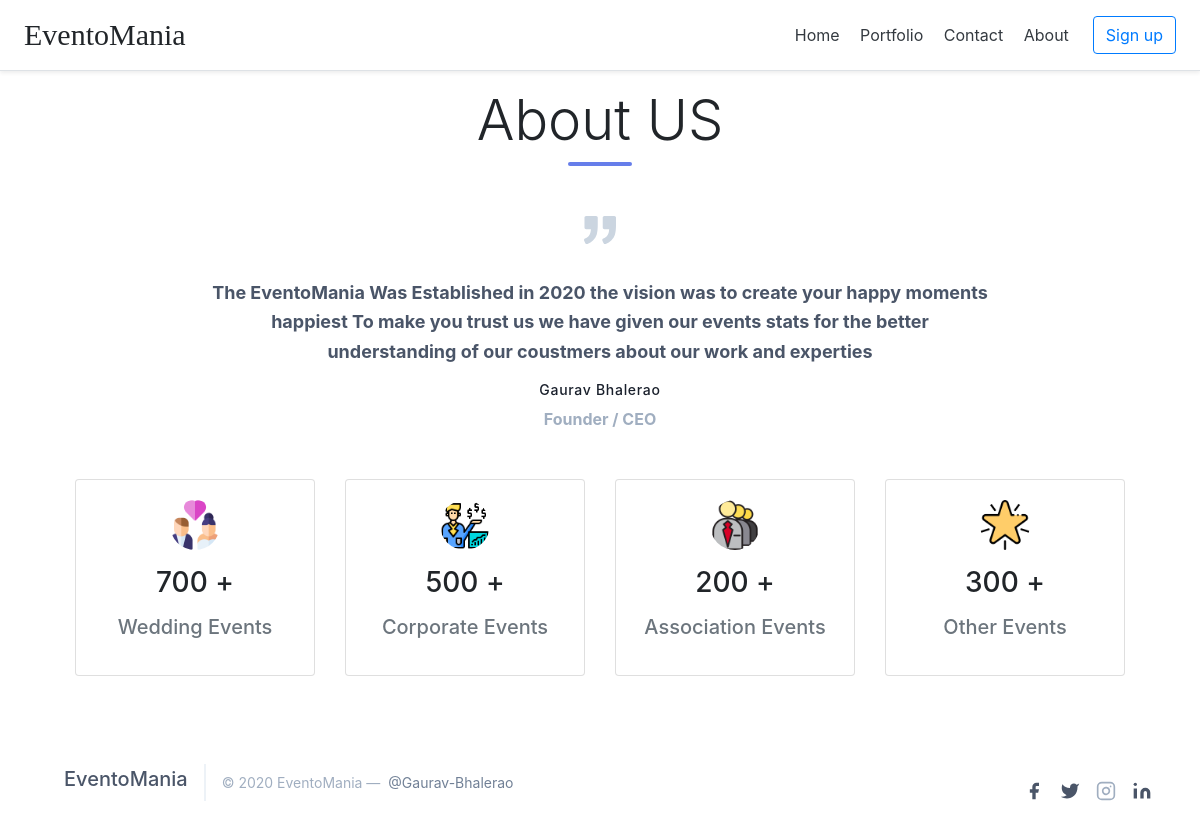
The page /about/ on the database its author committed.
### Evento/models.py (models this page shows, shortened)
class EventStat(models.Model) :
    ES_id = models.AutoField(primary_key=True)
    ES_heading = models.CharField(max_length=100)
    ES_count = models.IntegerField()
    ES_img = models.ImageField(upload_to="Evento/images")

### Evento/views.py (the view)
# urls.py: path("about/",views.about,name = "about"),
def about(request) :
    eventstats = EventStat.objects.all()    # Grabbing All Objects From EventStat Model and Storing In Object
    para = {'eventstat' : eventstats}       # Passing That To an Variable of Dictionary
    return render(request, 'about.html',para)   # Passing Dictionary Variable To render

### templates/about.html (shortened to what this page needs)
{% extends 'basic.html' %}
{% block body %}
{% load static %}
<link rel="stylesheet" href="{% static 'CSS/about.css' %}">
<section class="about-body">
<div class="flex flex-col text-center w-full mb-5">
  <h1 class="display-4"> About US </h1>
  <div class="flex justify-center">
      <div class="w-16 h-1 rounded-full bg-indigo-500 inline-flex"></div>
  </div>
</div>
<section class="container-fluid">
  <section class="container-fluid text-gray-700 body-font">
    <div class="container-fluid px-5 py-0 mx-auto">
      <div class="xl:w-1/2 lg:w-3/4 w-full mx-auto text-center">
        <p class="leading-relaxed text-lg"> <b> The EventoMania Was Established in 2020 the vision was to create your happy moments happiest To make you trust us we have given our events stats for the better understanding of our coustmers about our work and experties</b></p>
        <h2 class="text-gray-900 font-medium title-font tracking-wider text-sm ">Gaurav Bhalerao</h2>
        <p class="text-gray-500"><b> Founder / CEO </b></p>
      </div>
    </div>
  </section>
  <section class="container mx-auto my-5">
    <div class="row container mx-auto">
      {% for i in eventstat %}
      <div class="col-lg-3 col-md-3">
        <div class="card text-center">
          <div class="card-body text-center">
            <img src="/media/{{i.ES_img}}" class="mx-auto" height="50px" width="50px" style="border-radius: 50%;"/>
            <h3 class="card-title my-3 "> {{i.ES_count}} + </h3>
            <p class="card-text"><h5 class="text-muted"> {{i.ES_heading}} </h5></p>
          </div>
        </div>
      </div>
      {% endfor %}
    </div>
  </section>
</section>
{% endblock %}

### templates/basic.html (shortened to what this page needs)
<!DOCTYPE html>
<html lang="en">
<head>
    <link href="https://unpkg.com/tailwindcss@^1.0/dist/tailwind.min.css" rel="stylesheet">
    <link rel="stylesheet" href="https://stackpath.bootstrapcdn.com/bootstrap/4.5.0/css/bootstrap.min.css">
</head>
<body>
{% load static %}
<header class="sticky-top">
    <div class="d-flex flex-column flex-md-row align-items-center p-3 px-md-4 mb-3 bg-white border-bottom shadow-sm">
        <h5 class="my-0 mr-md-auto font-weight-normal LogoName"> EventoMania </h5>
        <nav class="my-2 my-md-0 mr-md-3">
          <a class="p-2 text-dark" id="n1" href="/">Home </a>
          <a class="p-2 text-dark" id="n3" href="/portfolio">Portfolio </a>
          <a class="p-2 text-dark" id="n2" href="/contact"> Contact </a>
          <a class="p-2 text-dark" id="n4" href="/about">About </a>
        </nav>
        {% if user.is_authenticated %}
          <a class="btn btn-outline-primary" href="/logouthandel">{{request.user.first_name}}! Logout</a>
        {% else %}
        <a class="btn btn-outline-primary" href="/register">Sign up</a>
        {% endif %}
    </div>
  </header>
{% block body %} {% endblock %}
<footer class="text-gray-700 body-font">
    <div class="container-fluid px-5 py-3 mx-auto flex items-center sm:flex-row flex-col">
      <a class="flex title-font font-medium items-center md:justify-start justify-center text-gray-900">
        <span class="ml-3 text-xl .LogoName"> EventoMania </span>
      </a>
      <p class="text-sm text-gray-500 sm:ml-4 sm:pl-4 sm:border-l-2 sm:border-gray-200 sm:py-2 sm:mt-0 mt-4">© 2020 EventoMania —
        <a href="https://www.instagram.com/_ace_07_/" class="text-gray-600 ml-1" rel="noopener noreferrer" target="_blank">@Gaurav-Bhalerao</a>
      </p>
      <span class="inline-flex sm:ml-auto sm:mt-0 mt-4 justify-center sm:justify-start">
        <a class="text-gray-500">
          <svg fill="currentColor" stroke-linecap="round" stroke-linejoin="round" stroke-width="2" class="w-5 h-5" viewBox="0 0 24 24">
            <path d="M18 2h-3a5 5 0 00-5 5v3H7v4h3v8h4v-8h3l1-4h-4V7a1 1 0 011-1h3z"></path>
          </svg>
        </a>
        <a class="ml-3 text-gray-500">
          <svg fill="currentColor" stroke-linecap="round" stroke-linejoin="round" stroke-width="2" class="w-5 h-5" viewBox="0 0 24 24">
            <path d="M23 3a10.9 10.9 0 01-3.14 1.53 4.48 4.48 0 00-7.86 3v1A10.66 10.66 0 013 4s-4 9 5 13a11.64 11.64 0 01-7 2c9 5 20 0 20-11.5a4.5 4.5 0 00-.08-.83A7.72 7.72 0 0023 3z"></path>
          </svg>
        </a>
        <a class="ml-3 text-gray-500" href="https://www.instagram.com/_ace_07_/">
          <svg fill="none" stroke="currentColor" stroke-linecap="round" stroke-linejoin="round" stroke-width="2" class="w-5 h-5" viewBox="0 0 24 24">
            <rect width="20" height="20" x="2" y="2" rx="5" ry="5"></rect>
            <path d="M16 11.37A4 4 0 1112.63 8 4 4 0 0116 11.37zm1.5-4.87h.01"></path>
          </svg>
        </a>
        <a class="ml-3 text-gray-500">
          <svg fill="currentColor" stroke="currentColor" stroke-linecap="round" stroke-linejoin="round" stroke-width="0" class="w-5 h-5" viewBox="0 0 24 24">
            <path stroke="none" d="M16 8a6 6 0 016 6v7h-4v-7a2 2 0 00-2-2 2 2 0 00-2 2v7h-4v-7a6 6 0 016-6zM2 9h4v12H2z"></path>
            <circle cx="4" cy="4" r="2" stroke="none"></circle>
          </svg>
        </a>
      </span>
    </div>
</footer>
</body>
</html>

### static/CSS/about.css (style rules this page uses)
#n4 { text-decoration: none; border-bottom: #000bff; transition: 0.3s; }
.about-body::before { content: ""; background: url(../BG2.jpg) no-repeat center center/cover; position: absolute; top:0; left:0; height:100%; width:100%; z-index: -1; opacity: 0.3; }

### rows shown on the page
EventStat: ES_img (picture), ES_count "700", ES_heading "Wedding Events"
EventStat: ES_img (picture), ES_count "500", ES_heading "Corporate Events"
EventStat: ES_img (picture), ES_count "200", ES_heading "Association Events"
EventStat: ES_img (picture), ES_count "300", ES_heading "Other Events"
